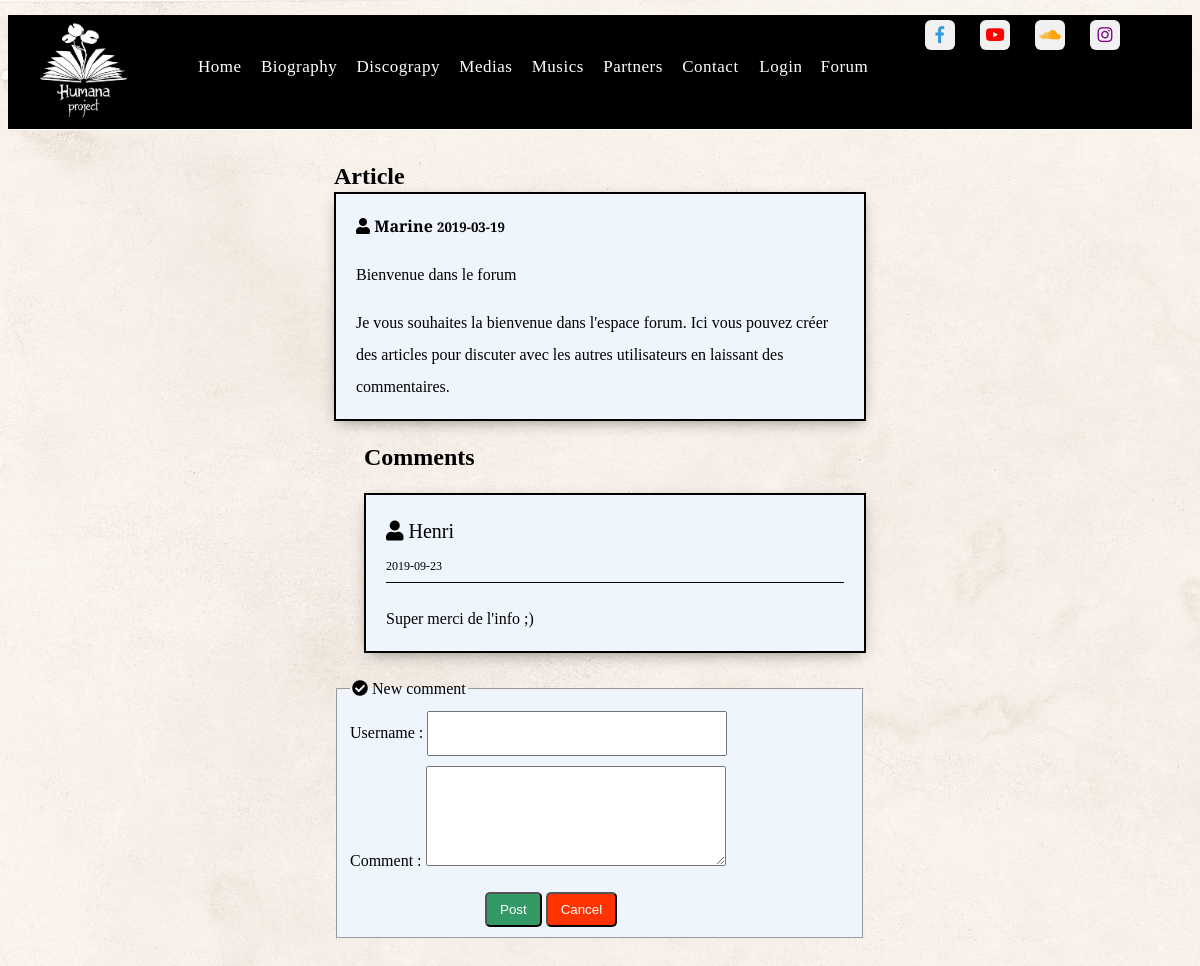
/public/comment.php?id=1, run on the app's committed database.
### tables this page shows
CREATE TABLE IF NOT EXISTS `articles` (
  `article_id` int(11) NOT NULL AUTO_INCREMENT,
  `username` varchar(25) NOT NULL,
  `title` text NOT NULL,
  `content` text NOT NULL,
  `created_at` date NOT NULL,
  PRIMARY KEY (`article_id`)
);

CREATE TABLE IF NOT EXISTS `comment` (
  `username` varchar(250) NOT NULL,
  `content` text NOT NULL,
  `created_at` date NOT NULL,
  `article_id` int(50) NOT NULL
);

### services/tools.php (called while the page is built, shortened)
<?php
function getArticleId($id) {
	include "connexion.php";
	$sql = "SELECT * FROM `articles` WHERE article_id = $id";
	$statement = $db->prepare($sql);
	$statement->execute();
	$article = $statement->fetch(\PDO::FETCH_ASSOC);
	return $article;
}
function getComment($id) {
	include "connexion.php";
	$sql = "SELECT * FROM `comment` WHERE article_id = $id";
	$statement = $db->prepare($sql);
	$statement->execute();
	$comments = $statement->fetchAll(\PDO::FETCH_ASSOC);
	return $comments;
}

### public/comment.php (the view, shortened to what this page needs)
<?php
include "../views/header.phtml";
$id = $_GET['id'];
$article = getArticleId($id);
?>
<div id="comment">
	<h2 class="container"> Article</h2>
	<div id="comment_article" class="container">
	<p style="font-weight: bold"><i class="fa fa-user" aria-hidden="true"></i> <?= $article['username'] ?>  <small><?= $article['created_at'] ?></small></p>
	<p> <?= $article['title'] ?> </p>
	<p> <?= $article['content'] ?> </p>
	</div>
	<div class="margin">
		<h2>Comments</h2>
		<?php $comments = getComment($id) ?>
		<?php foreach ($comments as $comment): ?>
			<div id="comments">
				<p><i class="fa fa-user" aria-hidden="true"></i>  <?= $comment['username'] ?> <br> <small><?= $comment['created_at'] ?></small></p>
				<p><?= $comment['content'] ?></p>
			</div>
		<?php endforeach; ?>
	</div>
	<form method="POST" action="comment.php?id=<?= $article['article_id'] ?>">
		<fieldset>
			<legend><i class="fa fa-check-circle" aria-hidden="true"></i> New comment</legend>
			<label for="username">Username :</label>
			<input type="text" name="username"><br>
			<label for="comment">Comment :</label>
			<textarea name="comment"></textarea><br>
			<button id="add" type="submit">Post</button>
			<button type="submit">Cancel</button>
		</fieldset>
	</form>
</div>

### views/header.phtml (shortened to what this page needs)
<!DOCTYPE html>
<html>
<head>
	<link rel="stylesheet" type="text/css" href="css/style.css">
	<link rel="stylesheet" href="https://use.fontawesome.com/releases/v5.4.2/css/all.css">
	<link rel="stylesheet" type="text/css" href="css/lightbox.min.css">
</head>
<body>
	<header>
		<nav id="nav">
			<a href="../index.php"><img src="images/logo.png" class="grow"></a>
			<ul class="flex">
				<li><a href="home.php">Home</a></li>
				<li><a href="biography.php">Biography</a></li>
				<li><a href="discography.php">Discograpy</a></li>
				<li><a href="medias.php">Medias</a></li>
				<li><a href="music.php">Musics</a></li>
				<li><a href="partners.php">Partners</a></li>
				<li><a href="contact.php">Contact</a></li>
				<li><a href="login.php" style="margin-left: 3%">Login</a></li>
				<li><a href="forum.php">Forum</a></li>
			</ul>
		</nav>
		<nav id="small-nav">
			<a class="btn" href="https://www.facebook.com/HumanaProjectMusic/" target="_blank"><i class="fab fa-facebook-f"></i></a>
			<a class="btn" href="https://www.youtube.com/channel/UC5llNt3ntkpfdqRHSIBOu5Q" target="_blank"><i class="fab fa-youtube"></i></a>
			<a class="btn" href="https://soundcloud.com/humanaproject" target="_blank"><i class="fab fa-soundcloud"></i></a>
			<a class="btn" href="https://www.instagram.com/humana.project/" target="_blank"><i class="fab fa-instagram"></i></a>
		</nav>
	</header>

### public/css/style.css (style rules this page uses)
* { box-sizing: border-box; }
body::after { content: ""; background: url('../images/image-fond.jpg'); opacity: 0.2; top: 0; left: 0; bottom: 0; right: 0; position: fixed; z-index: -1; }
.flex { display: flex; flex-flow: row nowrap; justify-content: space-between; }
.container { width: 1200px; margin: 0 auto; }
h1, h2, h3 { font-family: 'MyFont', cursive; }
header { background-color: black; border-bottom: 1px solid white; height: 115px; width: 100%; }
header #nav { font-size: 15px; letter-spacing: .5px; width: 100%; }
header #nav .flex a { font-family: MyFont; font-size: 17px; position: relative; text-decoration: none; color: white; display: block; overflow: hidden; transition: 0.7s all; }
header #nav .flex a:before { content: ''; width: 25px; position: absolute; border-bottom: 3px solid white; bottom: -1px; right: 300px; transition: 0.7s all; }
header #nav ul { list-style-type: none; padding-top: 42px; width: 60%; }
header #nav img { width: 150px; float: left; }
header #small-nav { position: absolute; top: 10px; right: 70px; font-size: 20px; text-align: center; }
#small-nav a { margin: 0 15px; color: white; background-color: black; text-decoration: none; border-radius: 50%; font-size: 20px; }
#small-nav .btn { display: inline-block; width: 30px; height: 30px; background: #f1f1f1; margin: 10px; border-radius: 20%; box-shadow: 0 5px 15px -5px #00000070; overflow: hidden; position: relative; }
#small-nav .btn:nth-child(1) { color: #3498db; }
#small-nav .btn:nth-child(2) { color: red; }
#small-nav .btn:nth-child(3) { color: orange; }
#small-nav .btn:nth-child(4) { color: purple; }
#small-nav .btn i { line-height: 30px; font-size: 17px; transition: 0.2s linear; }
#small-nav .btn::before { content: ""; position: absolute; width: 120%; height: 120%; transform: rotate(45deg); left: -110%; top: 90%; }
#small-nav .btn:nth-child(1)::before { background: #3498db; }
#small-nav .btn:nth-child(2)::before { background: red; }
#small-nav .btn:nth-child(3)::before { background: #ff5500; }
#small-nav .btn:nth-child(4)::before { background: purple; }
@media screen and (max-width: 1204px) { .container { width: auto; } }
input { height: 45px; }
button { display: inline-block; margin: 0 auto; }
button { padding: 8px 13px; margin-top: 15px; background-color: #ff3300; color: white; border-radius: 5px; }
#comment_article, #comments { font-family: 'Alegreya', serif; border: 2px solid black; margin-bottom: 20px; padding: 0 20px; background-color: #eef5fc; box-shadow: 0 5px 15px -5px #00000070; }
#comments p:first-child { font-size: 20px; border-bottom: 1px solid black; }
#comments small { font-size: 12px; }
#comment { margin: 0 auto; width: 50%; padding: 30px; line-height: 2rem; }
#comment fieldset { background-color: #eef5fc }
#comment input { width: 60%; }
#comment textarea { width: 60%; height: 100px; margin-top: 10px; }
#add { background-color: #339966; margin-left: 135px; }
.margin { padding-left: 30px; }
.grow { transition: all .2s ease-in-out; }

### data on the page
articles: username "Marine", created_at "2019-03-19", title "Bienvenue dans le forum", content "Je vous souhaites la bienvenue dans l'espace forum. Ici vous pouvez créer des articles pour discuter avec les autres utilisateurs en laissant des commentaires."
comment: username "Henri", created_at "2019-09-23", content "Super merci de l'info ;)"
